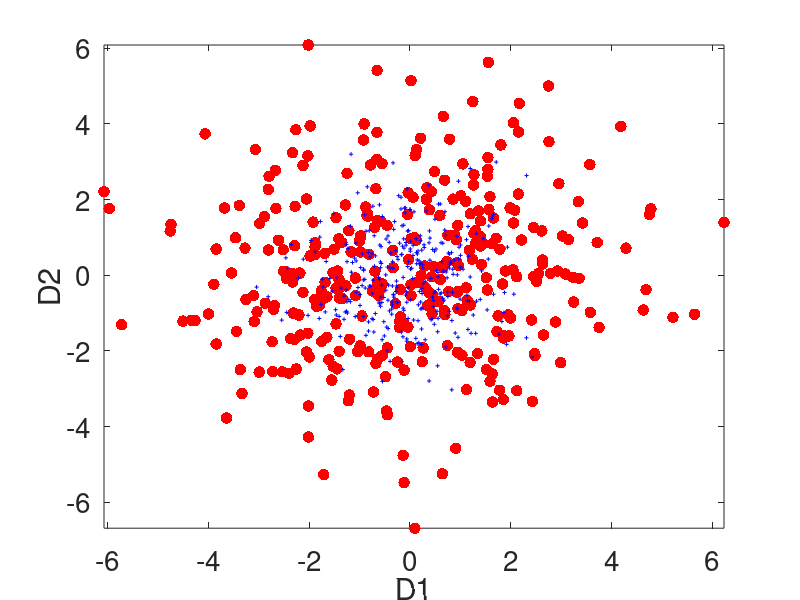

The MATLAB source for this figure: (Note: this script raises an error after producing the figure.)

clear
close all

rng(0) % For reproducibility
%% Plotting parameters
col = [ [1 0 0]; [0 0 1]; [0 1 0]; [0 0 0]; [0 1 1]; [1 0 1]; [1 1 0]; ...
    [1 .5 .5]; [.5 1 .5]; [.5 .5 1]  ]';
ms = [25 3];mk=['.' '+'];
lgd = {'class 1','class 2'};
SetAR = @(ar)set(gca, 'PlotBoxAspectRatio', [1 ar 1], 'FontSize', 20);
FontS=20;
Nk=6;

%% Data generation. Data consists of two Gaussian components. One component 
% is of 0 mean and unit variance, whereas the other component is of 0
% mean and 4 variance.

num_class=2; % Number of class
M=2000; % Number of points in each class
N=60;
groundTruth = [ones(1,M) 2*ones(1,M)];

A(1:M,1:N) = 0+2*randn(M,N); 
A(M+1:2*M, 1:N) = 0+1*randn(M,N);

dataOriginal=A;
sz=size(dataOriginal);dim_Original=sz(2);

% Visualization of first two dimensions of original data
figure
for ik=1:num_class
    I = find(groundTruth==ik);I=I(1:Nk:end);
    plot(dataOriginal(I,1), dataOriginal(I,2), mk(ik), 'Color', col(:,ik), 'MarkerSize', ms(ik));
hold on
end
xlabel('D1')
ylabel('D2')
set(gca,'FontSize',FontS)
axis tight

%% Data analysis by FEM and PCA

reduced_Dim=2; % The final reduced dimension (P in the manuscript)
pointLimit=5000; % If data is of more than pointLimit number of points
% (5000 here), FEM learns the data structure from the first 5000 points.

% FEM
FEM_Out=fem(dataOriginal,reduced_Dim,pointLimit);

% PCA
[cff,PCA_Out,~]=pca(dataOriginal,'NumComponents',reduced_Dim);

%% Visualization of FEM and PCA results

figure
for ik=1:num_class
    I = find(groundTruth==ik);I=I(1:Nk:end);
    plot(FEM_Out(I,1), FEM_Out(I,2), mk(ik), 'Color', col(:,ik), 'MarkerSize', ms(ik));
hold on
end
xlabel('FEM1')
ylabel('FEM2')
set(gca,'FontSize',FontS)
axis tight

 figure
for ik=1:num_class
    I = find(groundTruth==ik);I=I(1:Nk:end);
    plot(PCA_Out(I,1), PCA_Out(I,2),mk(ik), 'Color', col(:,ik), 'MarkerSize', ms(ik));
hold on
end
set(gca,'FontSize',FontS)
xlabel('PC1')
ylabel('PC2')
axis tight

